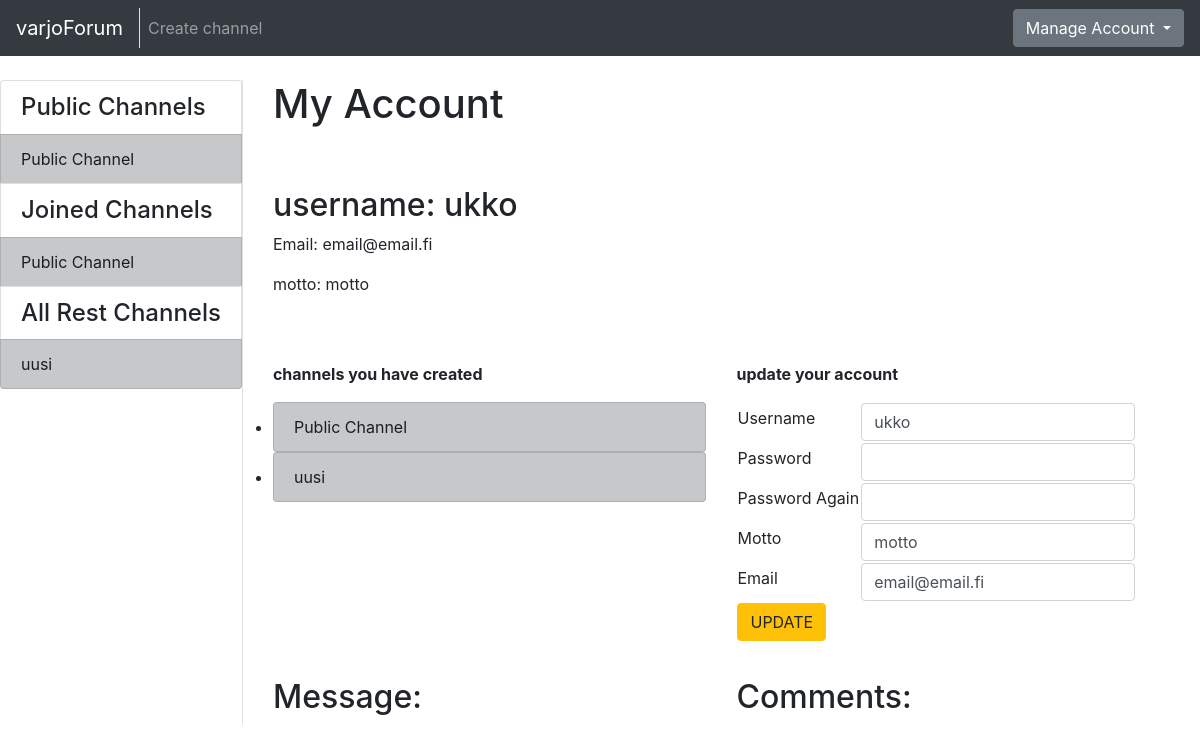
The app's page /account/ (signed in), older data.
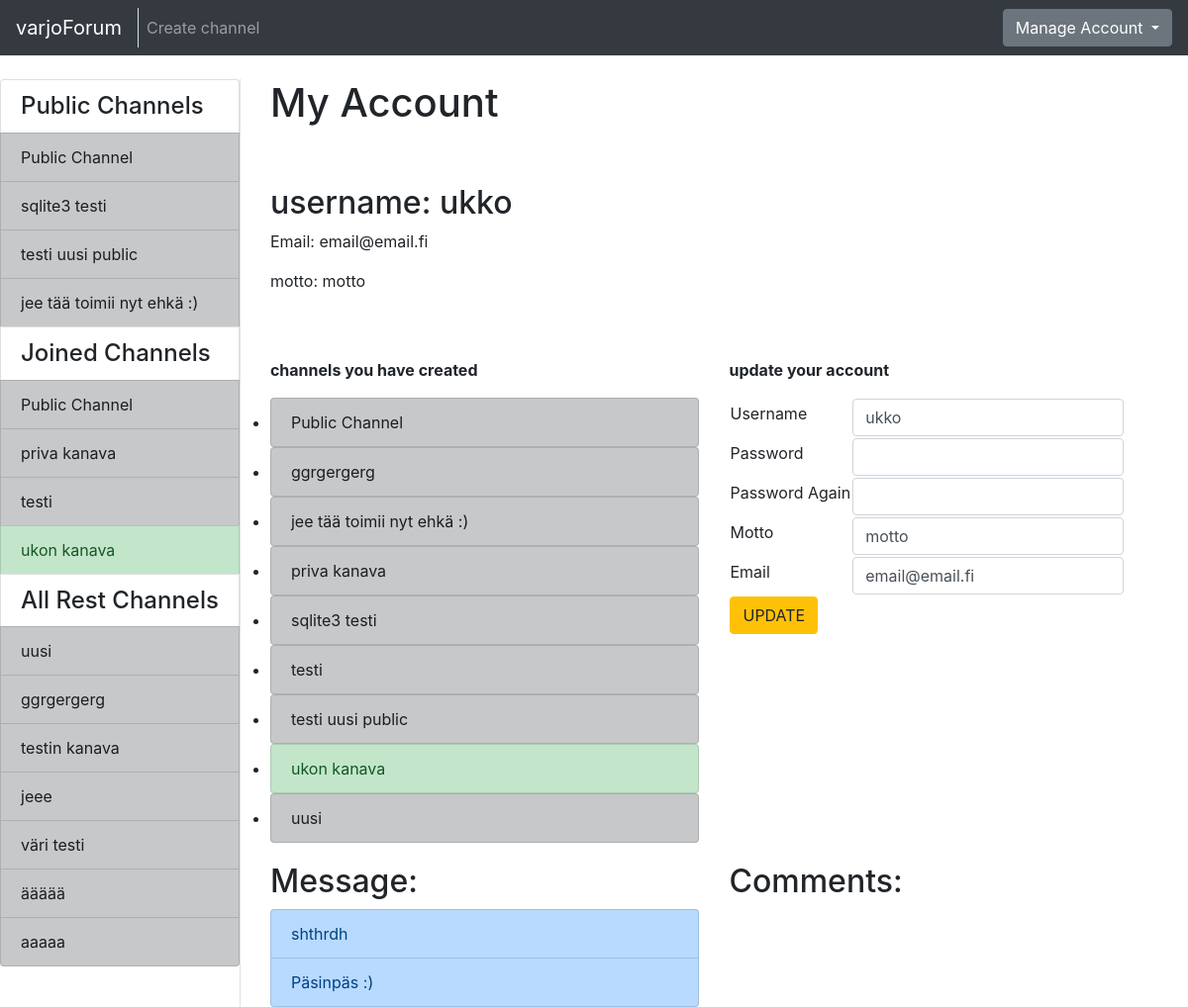
The same page, newer data.
### application/channels/models.py (models this page shows, shortened)
class Channel(Base):
    name = db.Column(db.String(144), nullable=False)
    introduction = db.Column(db.Text, nullable=False)
    master_id = db.Column(db.Integer, nullable=False)
    public = db.Column(db.Boolean, nullable=False)
    messages = db.relationship("Message", backref='Channel', lazy=True)
    accounts = db.relationship('Account', secondary=accounts, lazy='subquery',
        backref=db.backref('channels', lazy=True))
    @staticmethod
    def get_my_channels(account_id):
        stmt = text("SELECT Channel.id, Channel.name, Channel.master_id"
                    " FROM Channel, Account, Accounts"
                    " WHERE Channel.id = Accounts.channel_id"
                    " AND Account.id = Accounts.account_id"
                    " AND Account.id = :account_id"
                    " ORDER BY Channel.name").params(account_id=account_id)
        res = db.engine.execute(stmt)
        response = []
        for row in res:
            response.append({"channel_id":row[0], "channel_name":row[1], "master_id":row[2]})
        return response
    @staticmethod
    def get_channels_where_not_in(account_id):
        stmt = text("SELECT channel.id, channel.name, channel.public"
                    " FROM Channel"
                    " WHERE Channel.id NOT IN ("
                        " SELECT Channel.id"
                            " FROM Channel, Account, Accounts"
                            " WHERE Channel.id = Accounts.channel_id"
                            " AND Account.id = Accounts.account_id"
                            " AND Account.id = :account_id"
                            " )").params(account_id=account_id)
        res = db.engine.execute(stmt)
        response = []
        for row in res:
            response.append({"id":row[0], "name":row[1], "public":row[2]})
        return response
    @staticmethod
    def get_all_publics():
        stmt = text("SELECT Channel.id, Channel.name"
                    " FROM Channel"
                    " WHERE Channel.public = 1")
        res = db.engine.execute(stmt)
        response = []
        for row in res:
            response.append({"id":row[0], "name":row[1]})
        return response

### application/messages/models.py (models this page shows, shortened)
class Message(Base):
    body = db.Column(db.Text, nullable=False)
    writer = db.Column(db.String(144), nullable=False)
    account_id = db.Column(db.Integer, db.ForeignKey('account.id'), nullable=False)
    channel_id = db.Column(db.Integer, db.ForeignKey('channel.id'), nullable=False)
    comments = db.relationship("Comment", backref='message', lazy=True)

### application/auth/views.py (the view)
@app.route("/account/", methods=["GET"])
@login_required
def single_account_index():
  return render_template("auth/index.html", account = current_user, accountform = AccountForm(),
    channels = Account.find_accounts_channels(current_user.id),
    my_channels=Channel.get_my_channels(current_user.id),
    all_channels=Channel.get_channels_where_not_in(current_user.id),
    public_channels=Channel.get_all_publics(),
    messages=Message.query.filter_by(account_id=current_user.id),
    comments=Comment.query.filter_by(account_id=current_user.id))

### application/auth/forms.py
class AccountForm(FlaskForm):
  username = TextField("Username", [validators.Length(min=2), validators.DataRequired()])
  password = PasswordField("Password", [validators.Length(min=8), validators.DataRequired()])
  password2 = PasswordField("Password Again", [validators.Length(min=8), validators.DataRequired()])
  motto = TextField("Motto", [validators.Length(min=2), validators.DataRequired()])
  email = TextField("Email", [validators.Length(min=2), validators.DataRequired(), validators.Email()])
  class Meta:
    csrf = False

### application/__init__.py (called while the page is built)
@login_manager.user_loader
def load_user(account_id):
  return Account.query.get(account_id)

### application/templates/auth/index.html (shortened to what this page needs)
{% extends "layout.html" %}
{% block body %}
<div class="container" >
  <div class="row" style="padding-bottom: 50px">
    <div class="col-md-auto">
      <h1 style="padding-bottom: 50px">My Account</h1>
      <h2>username: {{ account.username }}</h2>
      <p>Email: {{account.email }}</p>
      <p>motto: {{ account.motto }}</p>
    </div>
    <div class="col-md-auto">
    </div>
  </div>
  <div class="row">
    <div class="col">
      <p><b>channels you have created</b></p>
      <ul class="list-group">
        {% for channel in channels %}
          <li>
            {% if channel.master_id == current_user.id %}
            <a href="{{ url_for('one_channel_index', channel_id=channel.id, sort='first') }}" class="list-group-item list-group-item-success">
              {{ channel.name }}
            </a>
            {% else %}
            <a href="{{ url_for('one_channel_index', channel_id=channel.id, sort='first') }}" class="list-group-item list-group-item-dark">
              {{ channel.name }}
            </a>
            {% endif %}
          </li>
        {% endfor %}
      </ul>
    </div>
    <div class="col">
      <p><b>update your account</b></p>
      <form method="POST" action="{{ url_for('accounts_update', account_id=account.id) }}" name="accountform">
        <div class="form-group">
          <table>
            <tr>
              <td>{{ accountform.username.label }}</td>
              <td>{{ accountform.username(class="form-control", value=current_user.username) }}</td>
            </tr>
            <tr>
              <td>{{ accountform.password.label }}</td>
              <td>{{ accountform.password(class="form-control") }}</td>
            </tr>
            <tr>
              <td>{{ accountform.password2.label }}</td>
              <td>{{ accountform.password2(class="form-control") }}</td>
            </tr>
            <tr>
              <td>{{ accountform.motto.label }}</td>
              <td>{{ accountform.motto(class="form-control", value=current_user.motto) }}</td>
            </tr>
            <tr>
              <td>{{ accountform.email.label }}</td>
              <td>{{ accountform.email(class="form-control", value=current_user.email) }}</td>
            </tr>
            <tr>
              <td colspan="2"><button type="submit" class="btn btn-warning">UPDATE</button</td>
            </tr>
          </table>
        </div>
      </form>
    </div>
  </div>
  <div class="row" style="padding-top: 20px">
    <div class="col">
      <h2>Message:</h2>
      <div class="list-group">
        {% for message in messages %}
        <div class="list-group-item list-group-item-primary">
          {{ message.body }}
        </div>
        {% endfor %}
      </div>
    </div>
    <div class="col">
      <h2>Comments:</h2>
    </div>
  </div>
</div>
{% endblock %}

### application/templates/layout.html (shortened to what this page needs)
<!DOCTYPE html>
  <html>
    <head>
      <link rel="stylesheet" href="https://maxcdn.bootstrapcdn.com/bootstrap/4.0.0/css/bootstrap.min.css">
    </head>
    <body>
      <nav class="navbar navbar-expand-md navbar-dark bg-dark mb-4">
        <div class="border-right">
          <a class="navbar-brand" href="{{ url_for('index') }}">varjoForum</a>
        </div>
        <div class="collapse navbar-collapse" id="navbarCollapse">
          <ul class="navbar-nav mr-auto">
            {% if current_user.is_authenticated %}
              <li class="nav-item">
                <a class="nav-link" href="{{ url_for('channels_create') }}">Create channel</a>
              </li>
            {% endif %}
          </ul>
            {% if current_user.is_authenticated %}
            <div class="btn-group">
              <button type="button" class="btn btn-secondary dropdown-toggle" data-toggle="dropdown" aria-haspopup="true" aria-expanded="false">
                  Manage Account
              </button>
            </div>
            {% else %}
            <a class="btn btn-success" href="{{ url_for('auth_login') }}">Login</a>
            {% endif %}
        </div>
      </nav>
      <div class="container-fluid" >
        <div class="row">
            <div class="border-right">
              <div class="col-sx" >
                <div style="float: left">
                  <div class="list-group">
                  {% if current_user.is_authenticated %}
                    <h4 class="list-group-item">Public Channels</h4>
                    {% for public in public_channels %}
                      <a href="{{ url_for('one_channel_index', channel_id=public.id, sort='first') }}"
                          class="list-group-item list-group-item-action list-group-item-dark">
                        {{ public.name }}
                      </a>
                    {% endfor %}
                    {% if my_channels %}
                      <h4 class="list-group-item">Joined Channels</h4>
                    {% endif %}
                    {% for my_channel in my_channels %}
                      {% if my_channel.master_id == current_user.id %}
                      <a href="{{ url_for('one_channel_index', channel_id=my_channel.channel_id, sort='first') }}"
                          class="list-group-item list-group-item-action list-group-item-success">
                        {{ my_channel.channel_name }}
                      </a>
                      {% else %}
                      <a href="{{ url_for('one_channel_index', channel_id=my_channel.channel_id, sort='first') }}"
                          class="list-group-item list-group-item-action list-group-item-dark">
                        {{ my_channel.channel_name }}
                      </a>
                      {% endif %}
                    {% endfor %}
                    <h4 class="list-group-item">All Rest Channels</h4>
                {% else %}
                {% if all_channels %}
                <h4 class="list-group-item">All Channels</h4>
                {% endif %}
                {% endif %}
                {% for channel in all_channels %}
                  {% if channel.public == False %}
                  <a href="{{ url_for('one_channel_index', channel_id=channel.id, sort='first') }}"
                      class="list-group-item list-group-item-action list-group-item-dark">
                    {{ channel.name }}
                  </a>
                  {% endif %}
                {% endfor %}
              </div>
              </div>
              </div>
          </div>
          <div class="col">
            {% block body %}{% endblock %}
          </div>
        </div>
    </body>
  </html>

Row changes from the older to the newer data that the page shows:
added Channel: name "sqlite3 testi"
added Channel: name "testi uusi public"
added Channel: name "jee tää toimii nyt ehkä :)"
added Channel: channel_name "priva kanava", name "priva kanava"
added Channel: channel_name "testi", name "testi"
added Channel: channel_name "ukon kanava", name "ukon kanava"
added Channel: name "ggrgergerg"
added Channel: name "testin kanava", shown under "All Rest Channels"
added Channel: name "jeee", shown under "All Rest Channels"
added Channel: name "väri testi", shown under "All Rest Channels"
added Channel: name "äääää", shown under "All Rest Channels"
added Channel: name "aaaaa", shown under "All Rest Channels"
added Message: body "shthrdh"
added Message: body "Päsinpäs :)"
